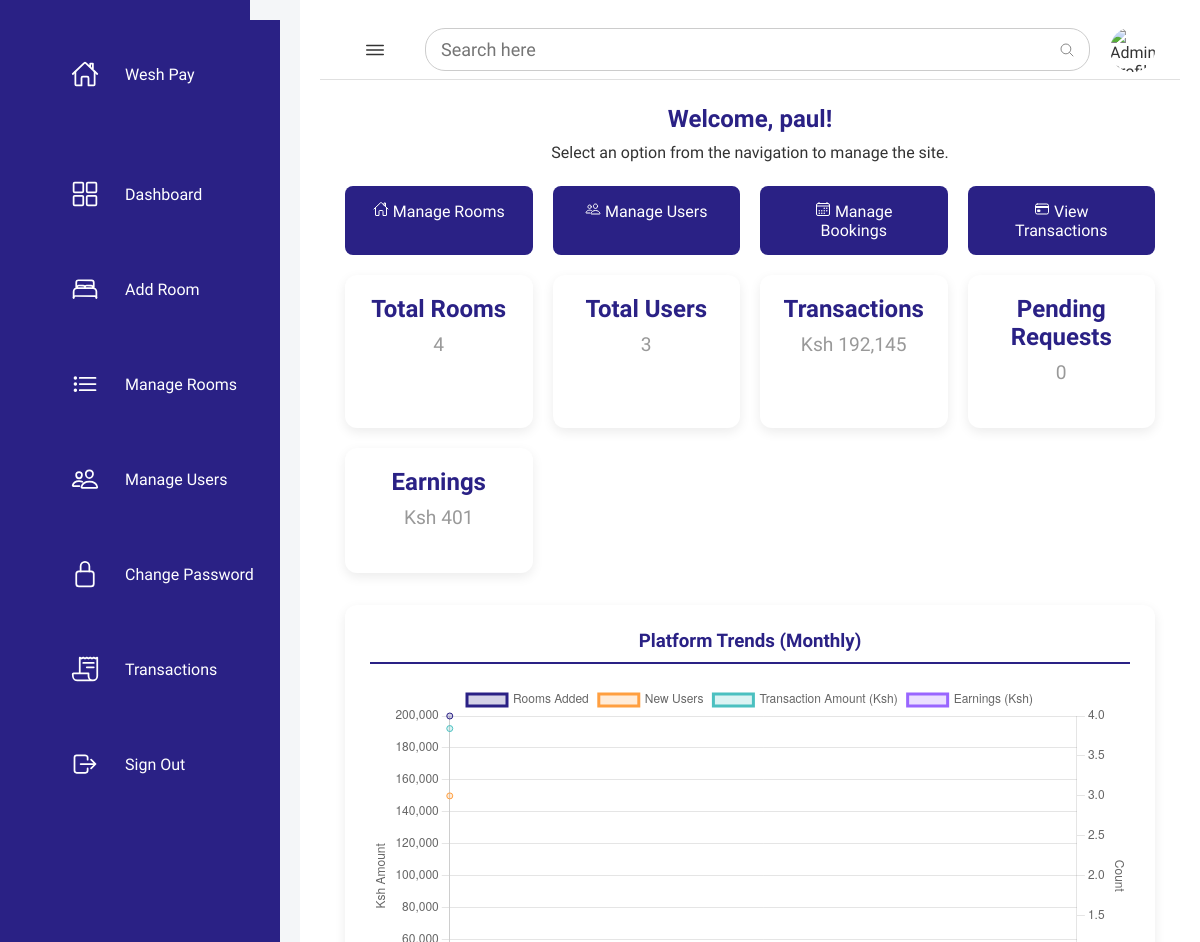
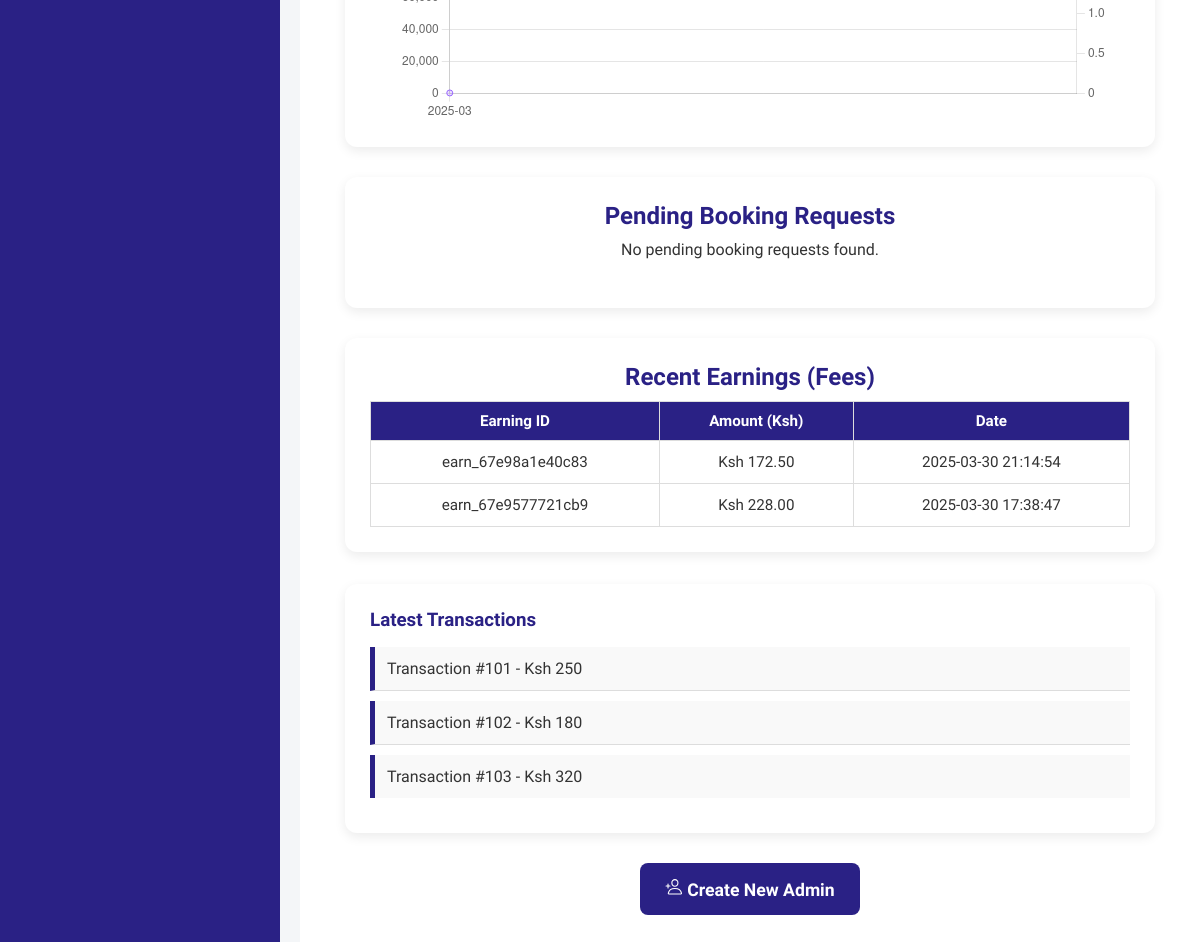
/admin/admin_dashboard.php (signed in), run on the app's committed database (2 pictures, top to bottom).
### tables this page shows
CREATE TABLE `earning` (
  `earning_id` varchar(50) NOT NULL,
  `wallet_id` int(11) NOT NULL,
  `amount` decimal(10,2) NOT NULL,
  `earning_type` varchar(20) NOT NULL,
  `status` varchar(20) NOT NULL,
  `created_at` datetime NOT NULL
);

### admin/admin_dashboard.php (the view, shortened to what this page needs)
<?php
require_once '../config/db_connect.php';
$stmt = $pdo->prepare("SELECT username, email FROM admins WHERE admin_id = ?");
$stmt->execute([$_SESSION["admin_id"]]);
$admin = $stmt->fetch(PDO::FETCH_ASSOC);
$username = $admin['username'] ?? 'Admin';
$profile_picture = "../assets/imgs/default-profile.png";
$stmt = $pdo->query("SELECT COUNT(*) as total FROM rooms");
$totalRooms = $stmt->fetch(PDO::FETCH_ASSOC)['total'];
$stmt = $pdo->query("SELECT COUNT(*) as total FROM users");
$totalUsers = $stmt->fetch(PDO::FETCH_ASSOC)['total'];
$stmt = $pdo->query("SELECT SUM(amount) as total FROM transactions");
$totalTransactionsData = $stmt->fetch(PDO::FETCH_ASSOC);
$totalTransactions = $totalTransactionsData['total'] ?? 0;
$stmt = $pdo->query("SELECT SUM(amount) as total FROM earning");
$totalEarningsData = $stmt->fetch(PDO::FETCH_ASSOC);
$totalEarnings = $totalEarningsData['total'] ?? 0;
$stmt = $pdo->prepare("
    SELECT b.id as booking_id, b.user_id, b.room_id, b.days, b.total_cost, b.booking_date, b.status, r.name as room_name
    FROM bookings b
    LEFT JOIN rooms r ON b.room_id = r.id
    WHERE b.status = 'pending'
    ORDER BY b.booking_date ASC
");
$stmt->execute();
$pendingBookingsData = $stmt->fetchAll(PDO::FETCH_ASSOC);
$pendingRequests = count($pendingBookingsData);
$stmt = $pdo->prepare("
    SELECT DATE_FORMAT(created_at, '%Y-%m') AS month, COUNT(*) AS rooms_count
    FROM rooms
    GROUP BY month
    ORDER BY month ASC
");
$stmt->execute();
$roomsDataRaw = $stmt->fetchAll(PDO::FETCH_ASSOC);
$stmt = $pdo->prepare("
    SELECT DATE_FORMAT(created_at, '%Y-%m') AS month, COUNT(*) AS users_count
    FROM users
    GROUP BY month
    ORDER BY month ASC
");
$stmt->execute();
$usersDataRaw = $stmt->fetchAll(PDO::FETCH_ASSOC);
$stmt = $pdo->prepare("
    SELECT DATE_FORMAT(created_at, '%Y-%m') AS month, SUM(amount) AS total_transactions
    FROM transactions
    GROUP BY month
    ORDER BY month ASC
");
$stmt->execute();
$transactionsDataRaw = $stmt->fetchAll(PDO::FETCH_ASSOC);
$stmt = $pdo->prepare("
    SELECT DATE_FORMAT(created_at, '%Y-%m') AS month, SUM(amount) AS total_earnings
    FROM earning
    GROUP BY month
    ORDER BY month ASC
");
$stmt->execute();
$earningsDataRaw = $stmt->fetchAll(PDO::FETCH_ASSOC);
$allMonths = [];
foreach ($roomsDataRaw as $row) { $allMonths[$row['month']] = true; }
foreach ($usersDataRaw as $row) { $allMonths[$row['month']] = true; }
foreach ($transactionsDataRaw as $row) { $allMonths[$row['month']] = true; }
foreach ($earningsDataRaw as $row) { $allMonths[$row['month']] = true; }
ksort($allMonths);
$labels = array_keys($allMonths);
$roomsData = [];
$usersData = [];
$transactionsData = [];
$earningsData = [];
foreach ($labels as $month) {
    foreach ($roomsDataRaw as $row) {
        if ($row['month'] == $month) {
            $roomsData[] = intval($row['rooms_count']);
            break;
        }
    }
    foreach ($usersDataRaw as $row) {
        if ($row['month'] == $month) {
            $usersData[] = intval($row['users_count']);
            break;
        }
    }
    foreach ($transactionsDataRaw as $row) {
        if ($row['month'] == $month) {
            $transactionsData[] = floatval($row['total_transactions']);
            break;
        }
    }
    foreach ($earningsDataRaw as $row) {
        if ($row['month'] == $month) {
            $earningsData[] = floatval($row['total_earnings']);
            break;
        }
    }
}
$stmt = $pdo->prepare("SELECT earning_id, amount, created_at FROM earning ORDER BY created_at DESC LIMIT 5");
$stmt->execute();
$recentEarnings = $stmt->fetchAll(PDO::FETCH_ASSOC);
?>
<!DOCTYPE html>
<html lang="en">
<head>
  <link rel="stylesheet" href="../assets/css/admin_style.css">
</head>
<body>
  <div class="container">
    <div class="navigation">
      <?php include '../includes/navbar_admin.php'; ?>
    </div>
    <div class="main">
      <div class="topbar">
        <div class="toggle">
          <ion-icon name="menu-outline"></ion-icon>
        </div>
        <div class="search">
          <input type="text" placeholder="Search here">
          <ion-icon name="search-outline"></ion-icon>
        </div>
        <div class="user" onclick="toggleProfileDropdown()">
          <img src="<?php echo $profile_picture; ?>" alt="Admin Profile">
        </div>
      </div>
      <div class="content">
        <h2>Welcome, <?php echo htmlspecialchars($username); ?>!</h2>
        <p>Select an option from the navigation to manage the site.</p>
        <div class="quick-links">
          <a href="admin_manage_rooms.php"><ion-icon name="home-outline"></ion-icon> Manage Rooms</a>
          <a href="admin_manage_users.php"><ion-icon name="people-outline"></ion-icon> Manage Users</a>
          <a href="admin_manage_bookings.php"><ion-icon name="calendar-outline"></ion-icon> Manage Bookings</a>
          <a href="admin_transactions.php"><ion-icon name="card-outline"></ion-icon> View Transactions</a>
        </div>
        <div class="card-container">
          <div class="card">
            <h3>Total Rooms</h3>
            <p><?php echo $totalRooms; ?></p>
          </div>
          <div class="card">
            <h3>Total Users</h3>
            <p><?php echo $totalUsers; ?></p>
          </div>
          <div class="card">
            <h3>Transactions</h3>
            <p>Ksh <?php echo number_format($totalTransactions); ?></p>
          </div>
          <div class="card">
            <h3>Pending Requests</h3>
            <p><?php echo $pendingRequests; ?></p>
          </div>
          <div class="card">
            <h3>Earnings</h3>
            <p>Ksh <?php echo number_format($totalEarnings); ?></p>
          </div>
        </div>
        <div class="graph-container">
          <h3>Platform Trends (Monthly)</h3>
          <canvas id="trendsChart"></canvas>
        </div>
        <div class="pending-bookings-container">
          <h2>Pending Booking Requests</h2>
          <?php if ($pendingRequests > 0): ?>
            <table>
              <thead>
                <tr>
                  <th>Booking ID</th>
                  <th>User ID</th>
                  <th>Room</th>
                  <th>Days</th>
                  <th>Total Cost</th>
                  <th>Date</th>
                </tr>
              </thead>
              <tbody>
                <?php foreach ($pendingBookingsData as $pending): ?>
                  <tr>
                    <td><?php echo htmlspecialchars($pending['booking_id']); ?></td>
                    <td><?php echo htmlspecialchars($pending['user_id']); ?></td>
                    <td><?php echo htmlspecialchars($pending['room_name']); ?></td>
                    <td><?php echo htmlspecialchars($pending['days']); ?></td>
                    <td><?php echo "Ksh " . number_format($pending['total_cost'], 2); ?></td>
                    <td><?php echo htmlspecialchars($pending['booking_date']); ?></td>
                  </tr>
                <?php endforeach; ?>
              </tbody>
            </table>
          <?php else: ?>
            <p>No pending booking requests found.</p>
          <?php endif; ?>
        </div>
        <div class="recent-earnings-container">
          <h2>Recent Earnings (Fees)</h2>
          <?php if (count($recentEarnings) > 0): ?>
          <table>
            <thead>
              <tr>
                <th>Earning ID</th>
                <th>Amount (Ksh)</th>
                <th>Date</th>
              </tr>
            </thead>
            <tbody>
              <?php foreach ($recentEarnings as $earning): ?>
                <tr>
                  <td><?php echo htmlspecialchars($earning['earning_id']); ?></td>
                  <td><?php echo "Ksh " . number_format($earning['amount'], 2); ?></td>
                  <td><?php echo htmlspecialchars($earning['created_at']); ?></td>
                </tr>
              <?php endforeach; ?>
            </tbody>
          </table>
          <?php else: ?>
            <p>No recent earnings found.</p>
          <?php endif; ?>
        </div>
        <div class="transactions-container">
          <h3>Latest Transactions</h3>
          <div class="transaction-item">Transaction #101 - Ksh 250</div>
          <div class="transaction-item">Transaction #102 - Ksh 180</div>
          <div class="transaction-item">Transaction #103 - Ksh 320</div>
        </div>
        <div class="create-admin-container">
          <a href="create_admin.php" class="create-admin-btn">
            <ion-icon name="person-add-outline"></ion-icon>
            Create New Admin
          </a>
        </div>
      </div>
    </div>
  </div>
  <script>
    var labels = <?php echo json_encode($labels); ?>;
    var roomsData = <?php echo json_encode($roomsData); ?>;
    var usersData = <?php echo json_encode($usersData); ?>;
    var transactionsData = <?php echo json_encode($transactionsData); ?>;
    var earningsData = <?php echo json_encode($earningsData); ?>;
    var ctx = document.getElementById('trendsChart').getContext('2d');
    var trendsChart = new Chart(ctx, {
      type: 'line',
      data: {
        labels: labels,
        datasets: [
          {
            label: 'Rooms Added',
            data: roomsData,
            borderColor: 'rgba(42, 33, 133, 1)',
            backgroundColor: 'rgba(42, 33, 133, 0.2)',
            fill: true,
            tension: 0.4,
            yAxisID: 'y1'
          },
          {
            label: 'New Users',
            data: usersData,
            borderColor: 'rgba(255, 159, 64, 1)',
            backgroundColor: 'rgba(255, 159, 64, 0.2)',
            fill: true,
            tension: 0.4,
            yAxisID: 'y1'
          },
          {
            label: 'Transaction Amount (Ksh)',
            data: transactionsData,
            borderColor: 'rgba(75, 192, 192, 1)',
            backgroundColor: 'rgba(75, 192, 192, 0.2)',
            fill: true,
            tension: 0.4,
            yAxisID: 'y'
          },
          {
            label: 'Earnings (Ksh)',
            data: earningsData,
            borderColor: 'rgba(153, 102, 255, 1)',
            backgroundColor: 'rgba(153, 102, 255, 0.2)',
            fill: true,
            tension: 0.4,
            yAxisID: 'y'
          }
        ]
      },
      options: {
        responsive: true,
        interaction: {
          mode: 'index',
          intersect: false
        },
        plugins: {
          legend: {
            display: true
          }
        },
        scales: {
          y: {
            type: 'linear',
            display: true,
            position: 'left',
            title: {
              display: true,
              text: 'Ksh Amount'
            },
            beginAtZero: true
          },
          y1: {
            type: 'linear',
            display: true,
            position: 'right',
            title: {
              display: true,
              text: 'Count'
            },
            grid: {
              drawOnChartArea: false
            },
            beginAtZero: true
          }
        }
      }
    });
  </script>
</body>
</html>

### assets/css/admin_style.css (style rules this page uses)
* { font-family: "Ubuntu", sans-serif; margin: 0; padding: 0; box-sizing: border-box; }
:root { --blue: #2a2185; --blue2: #1c193f; --white: #fff; --gray: #f5f5f5; --black1: #222; --black2: #999; }
html, body { height: 100%; overflow-y: auto; }
body { background: var(--gray); }
.container { display: flex; min-height: 100vh; width: 100%; }
.navigation { position: fixed; width: 300px; height: 100vh; background: var(--blue); border-left: 10px solid var(--blue); transition: 0.5s; overflow-y: auto; overflow-x: hidden; scrollbar-width: thin; scrollbar-color: #888 #f1f1f1; }
.main { position: fixed; top: 0; bottom: 0; left: 300px; right: 0; background: var(--white); padding: 20px; overflow-y: auto; transition: 0.5s; }
.topbar { display: flex; justify-content: space-between; align-items: center; height: 60px; padding: 0 10px; border-bottom: 1px solid #e0e0e0; }
.toggle { width: 60px; height: 60px; display: flex; justify-content: center; align-items: center; font-size: 2.5rem; cursor: pointer; }
.search { position: relative; width: 400px; margin: 0 10px; }
.search input { width: 100%; padding: 10px 40px 10px 15px; border: 1px solid var(--black2); border-radius: 20px; font-size: 18px; outline: none; transition: border 0.3s; }
.search ion-icon { position: absolute; right: 15px; top: 50%; transform: translateY(-50%); color: #888; }
.user { width: 40px; height: 40px; border-radius: 50%; overflow: hidden; cursor: pointer; }
.user img { width: 100%; height: 100%; object-fit: cover; }
.content { text-align: center; padding: 20px; }
.content h2 { margin-bottom: 1rem; color: var(--blue); }
.content p { margin-bottom: 1.5rem; }
.quick-links { display: flex; gap: 20px; margin: 20px 0; flex-wrap: wrap; }
.quick-links a { flex: 1; min-width: 150px; padding: 15px 20px; background: var(--blue); color: var(--white); border-radius: 8px; text-align: center; transition: background 0.3s; }
.card-container { display: flex; gap: 1rem; flex-wrap: wrap; margin-top: 20px; justify-content: center; }
.card { background: var(--white); border-radius: 8px; box-shadow: 0 2px 5px rgba(0, 0, 0, 0.1); flex: 1 1 200px; padding: 1rem; text-align: center; }
.card h3 { font-size: 1.5rem; margin-bottom: 0.5rem; color: var(--blue); }
.card p { font-size: 1.2rem; color: var(--black2); }
.graph-container { max-width: 900px; margin: 2rem auto; background: var(--white); padding: 1rem; border-radius: 8px; box-shadow: 0 2px 5px rgba(0,0,0,0.1); }
table { width: 100%; border-collapse: collapse; text-align: center; }
table th, table td { padding: 10px; border: 1px solid #ddd; word-wrap: break-word; overflow-wrap: break-word; white-space: normal; }
table thead { background: var(--blue); color: var(--white); }
table thead th { padding: 10px; }
table tbody tr { border-bottom: 1px solid #ddd; transition: background 0.3s; }
.transactions-container { max-width: 900px; margin: 2rem auto; text-align: left; }
.transactions-container h3 { margin-bottom: 1rem; color: var(--blue); }
.transaction-item { padding: 10px; border-bottom: 1px solid #ddd; }
.transaction-item:last-child { border-bottom: none; }
.create-admin-container { text-align: center; margin: 2rem 0; }
.create-admin-btn { display: inline-flex; align-items: center; gap: 0.5rem; padding: 0.85rem 1.8rem; background-color: var(--blue); color: var(--white); text-decoration: none; border-radius: 5px; font-size: 1.1rem; font-weight: bold; transition: background-color 0.3s, transform 0.3s; }

### data on the page
earning: earning_id "earn_67e98a1e40c83", amount "172.50", created_at "2025-03-30 21:14:54"
earning: earning_id "earn_67e9577721cb9", amount "228.00", created_at "2025-03-30 17:38:47"

### other printed values
$username "paul"
$totalRooms "4"
$totalUsers "3"
$totalTransactions "192,145"
$pendingRequests "0"
$totalEarnings "401"
chart data {{ json_encode($labels) }} ["2025-03"]
chart data {{ json_encode($roomsData) }} [4]
chart data {{ json_encode($usersData) }} [3]
chart data {{ json_encode($transactionsData) }} [192145]
